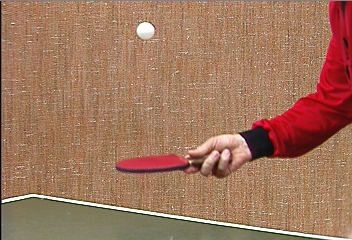
#> input picture lab_3/pingpong/0003.jpeg, 352 x 240 px; its folder holds only this picture in this run
$ python tracking.py
#> lines starting #> are read from the running program, lines starting #| are printed output that depends on the picture
### lab_3/harris_corner_detection.py
import numpy as np
from scipy.signal import convolve2d
from scipy.ndimage import gaussian_filter
import matplotlib.pyplot as plt
import cv2
import imutils

def harris_detector(image, threshold, n):
    """
    :param image: input image
    :param threshold: threshold for corner value
    :param n: window size to search for local maxima
    :return:
    """
    Gx = np.array([[-1, 0, 1]])
    Gy = Gx.T

    Ix = convolve2d(image, Gx, boundary="symm", mode="same")
    Iy = convolve2d(image, Gy, boundary="symm", mode="same")

    A = gaussian_filter(Ix ** 2, 1.5,5)
    B = gaussian_filter(Ix * Iy, 1.5,5)
    C = gaussian_filter(Iy ** 2, 1.5,5)

    H = (A * C - B ** 2) - 0.04 * (A + C) ** 2

    r = []
    c = []
    for i in range(n // 2, H.shape[0] - n // 2):
        for j in range(n // 2, H.shape[1] - n // 2):
            if H[i, j] == H[i - n // 2:i + n // 2 + 1, j - n // 2:j + n // 2 + 1].max() and H[i, j] > threshold:
                r.append(i)
                c.append(j)

    return H, np.array(r), np.array(c)

# [42 lines that do not run on import are left out]

### lab_3/tracking.py
from lucas_kanade import *
from harris_corner_detection import *
import matplotlib.animation as animation
import os
from os import listdir
from os.path import join
import imageio

def load_images(path):
    images = []
    files = sorted(listdir(path))

    for f in files:
        img = cv2.imread(join(path, f))
        img = cv2.cvtColor(img, cv2.COLOR_BGR2RGB)
        img = cv2.cvtColor(img, cv2.COLOR_RGB2GRAY)
        img = img.astype(np.float32)
        images.append(img)

    return images


def tracking(dir = "./pingpong"):
    images = load_images(dir)
#> in load_images, img is the input picture: shape (240, 352, 3); mean B, G, R 92.9, 117.2, 160.3
#> in load_images, `img = cv2.cvtColor(img, cv2.COLOR_RGB2GRAY)`:
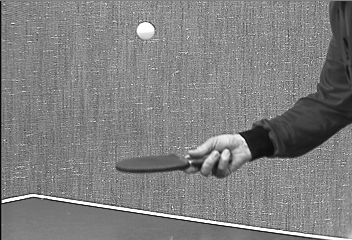
#> img: shape (240, 352); min 2, max 255, mean 127.3
#> images = 1 item
    H, r, c = harris_detector(images[0], 130000, 9)
#> in harris_detector, `Ix = convolve2d(image, Gx, boundary="symm", mode="same")`:
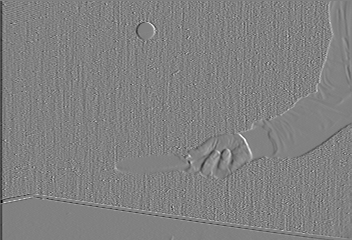
#> Ix: shape (240, 352) float64; min -244, max 237, mean -0.5; drawn with min black and max white
#> in harris_detector, `Iy = convolve2d(image, Gy, boundary="symm", mode="same")`:
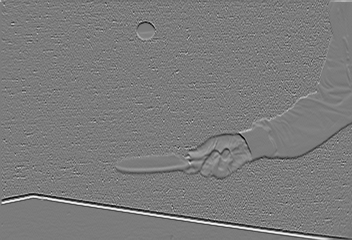
#> Iy: shape (240, 352) float64; min -232, max 245, mean 0; drawn with min black and max white
#> in harris_detector, `A = gaussian_filter(Ix ** 2, 1.5,5)`:
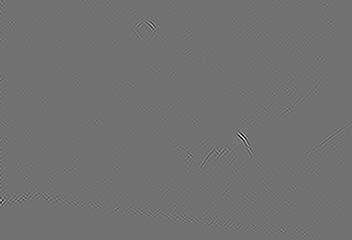
#> A: shape (240, 352) float64; min -3659.8, max 4436.7, mean 0; drawn with min black and max white
#> in harris_detector, `B = gaussian_filter(Ix * Iy, 1.5,5)`:
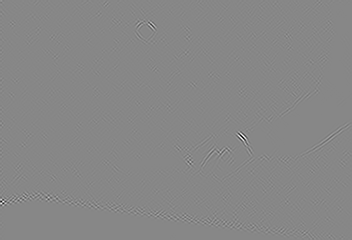
#> B: shape (240, 352) float64; min -4281.9, max 3792, mean 0; drawn with min black and max white
#> in harris_detector, `H = (A * C - B ** 2) - 0.04 * (A + C) ** 2`:
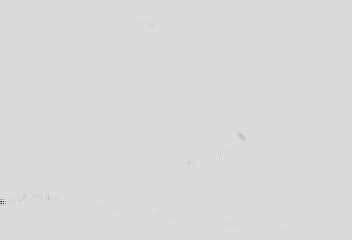
#> H: shape (240, 352) float64; min -14347994.5, max 2299846, mean -9894.8; drawn with min black and max white
#> r = [23, 31, 132, 149, 153, 155, 162, 195, 197, 199, 210, 215]; c = [150, 153, 240, 225, 219, 188, 189, 29, 44, 17, 130, 161]

    for i in range(len(images)-1):
        v = lucas_kanade(images[i], images[i+1], patch_size=25, features=(r, c))
        plt.figure(figsize=(8, 8))
        plt.imshow(images[i], interpolation='none', animated=True, cmap="gray")

        plt.quiver(c, r, v[:, 0, 0], v[:, 1, 0], angles="xy", scale=3,
                   color="r")
        plt.xticks([])
        plt.yticks([])
        # plt.savefig('./ping_tracking/'+str(i)+'.png', bbox_inches='tight')
        plt.show()

        #### for toy_tracking
        # r = (r + np.floor(2 * v[:, 1, 0].round(1))).astype(np.int32)
        # c = (c + np.floor(2 * v[:, 0, 0].round(1))).astype(np.int32)

        ### for pingpong
        r = np.ceil((r + 3*v[:, 1, 0].round(1))).astype(np.int32)
        c = np.ceil((c + 3*v[:, 0, 0].round(1))).astype(np.int32)
#> this loop made 0 passes


#### create gif
def create_gif(image_dir='./ping_tracking'):
    images = []
#> (the run stopped early here; a loop or call above may not have finished)
